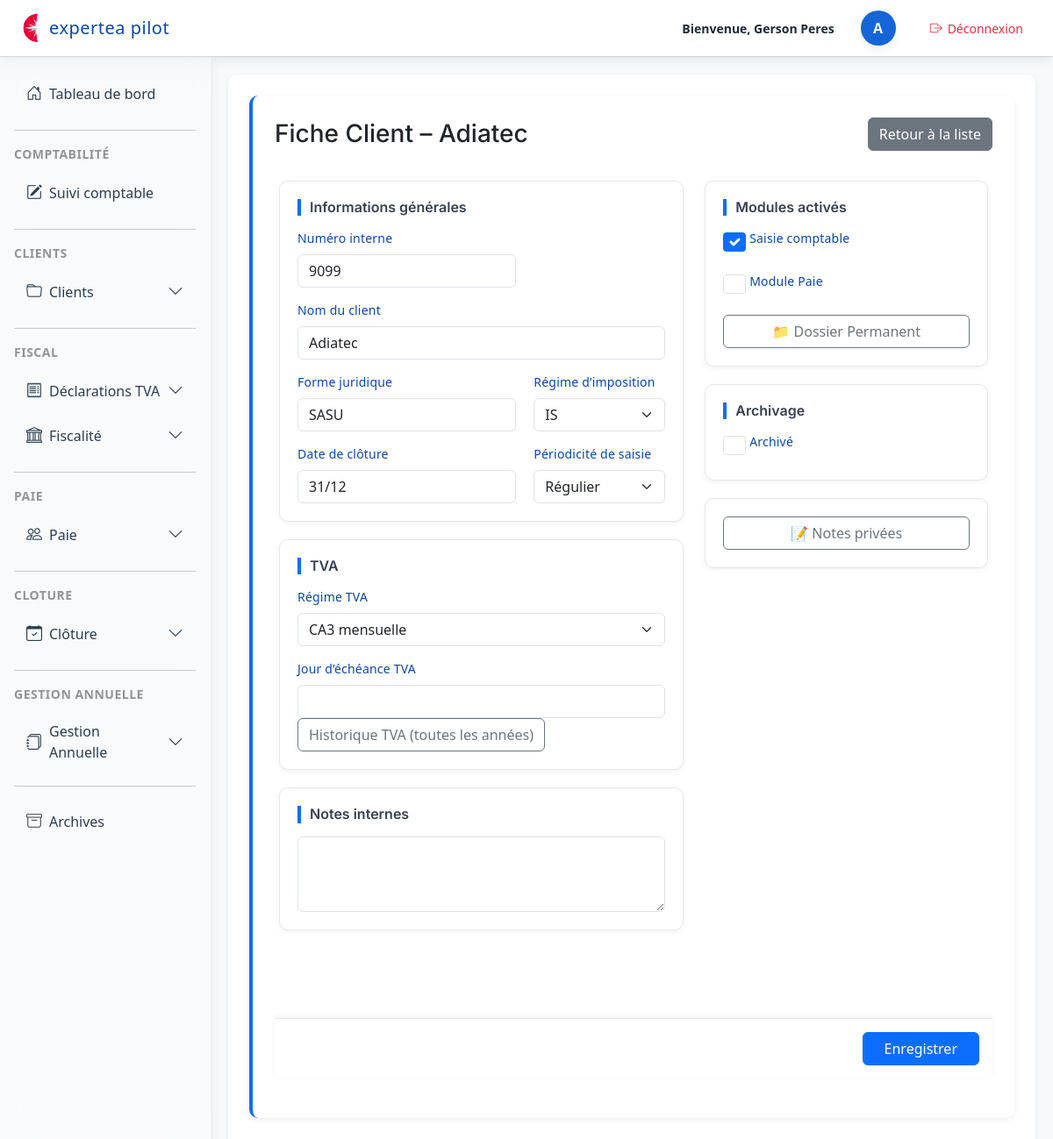
The app's page /dossiers/client/69/ (signed in) with its own data.
### dossiers/models.py (models this page shows, shortened)
class Client(models.Model):
    REGIME_IMPOSITION_CHOICES = [
        ('IS', 'IS'),
        ('IR', 'IR'),
        ("RS", "Réel simplifié"),
        ("RN", "Réel normal"),
        ("MICRO", "Micro"),
        ("IR_CRL", "IR (CRL)"),
    ]
    REGIME_TVA_CHOICES = [
        ('CA3M', 'CA3 mensuelle'),
        ('CA3T', 'CA3 trimestrielle'),
        ('CA12', 'CA12'),
        ('FRANCHISE', 'Franchise'),
        ('EXO', 'Exonéré'),
    ]
    PERIODICITE_CHOICES = [
        ('MENSUEL', 'Mensuel'),
        ('TRIMESTRIEL', 'Trimestriel'),
        ('ANNUEL', 'Annuel'),
        ('REGULIER', 'Régulier'),
    ]
    user = models.OneToOneField(
        User,
        on_delete=models.CASCADE,
        null=True,
        blank=True,
        help_text="Utilisateur associé à ce client"
    )
    numero = models.IntegerField(null=True, blank=True)
    nom = models.CharField(max_length=255)
    forme_juridique = models.CharField(max_length=50)
    regime_imposition = models.CharField(
        max_length=20,
        choices=REGIME_IMPOSITION_CHOICES,
        null=True,
        blank=True
    )
    date_cloture = models.CharField(max_length=10, blank=True, null=True)
    regime_tva = models.CharField(
        max_length=20,
        choices=REGIME_TVA_CHOICES
    )
    periodicite = models.CharField(
        max_length=20,
        choices=PERIODICITE_CHOICES,
        null=True,
        blank=True,
        verbose_name="Périodicité de la saisie",
    )
    jour_echeance_tva = models.PositiveSmallIntegerField(
        blank=True,
        null=True,
        help_text="Jour du mois pour l'échéance TVA (1 à 31)"
    )
    commentaires = models.TextField(blank=True)
    archive = models.BooleanField(default=False)
    module_saisie = models.BooleanField(default=False, verbose_name="Saisie comptable")
    module_tva = models.BooleanField(default=False)
    module_cfe = models.BooleanField(default=False, verbose_name="CFE")
    module_cvae = models.BooleanField(default=False, verbose_name="CVAE")
    module_tvs = models.BooleanField(default=False, verbose_name="TVS")
    module_cloture = models.BooleanField(default=False, verbose_name="Clôture")
    module_dividendes = models.BooleanField(default=False, verbose_name="Dividendes")
    module_social = models.BooleanField(default=False, verbose_name="Social")
    module_ir = models.BooleanField(default=False, verbose_name="IR personnel")
    module_suivi_mission = models.BooleanField(default=False, verbose_name="Suivi mission et LAB")
    module_paie = models.BooleanField(default=False, verbose_name="Module Paie")

### dossiers/views.py (the view)
# urls.py: path("client/<int:client_id>/", views.fiche_client, name="fiche_client"),
@login_required
def fiche_client(request, client_id):
    client = get_object_or_404(Client, id=client_id)
    if request.method == "POST":
        form = ClientForm(request.POST, instance=client)
        if form.is_valid():
            client = form.save(commit=False)
            client.module_paie = "module_paie" in request.POST
            client.save()
            return redirect("liste_clients")
    else:
        form = ClientForm(instance=client)
    return render(request, "clients/fiche_client.html", {
        "form": form,
        "client": client,
    })

### dossiers/templates/clients/fiche_client.html (shortened to what this page needs)
{% extends "base.html" %}
{% load static %}
{% block content %}
<section class="section">
<form method="post" id="clientForm" action="{% url 'fiche_client' client.id %}">
    <div class="d-flex justify-content-between align-items-center mb-4">
        <h3 class="m-0">Fiche Client – {{ client.nom }}</h3>
        <a href="{% url 'liste_clients' %}" class="btn btn-secondary">
            Retour à la liste
        </a>
    </div>
<div class="page-container">
    <div class="row">
        <div class="col-lg-7 col-md-12">
            <div class="form-section">
                <h5>Informations générales</h5>
                <div class="form-grid">
                    <div>
                        <label class="form-label">Numéro interne</label>
                        {{ form.numero }}
                    </div>
                    <div style="grid-column: span 2;">
                        <label class="form-label">Nom du client</label>
                        {{ form.nom }}
                    </div>
                    <div>
                        <label class="form-label">Forme juridique</label>
                        {{ form.forme_juridique }}
                    </div>
                    <div>
                        <label class="form-label">Régime d’imposition</label>
                        {{ form.regime_imposition }}
                    </div>
                    <div>
                        <label class="form-label">Date de clôture</label>
                        {{ form.date_cloture }}
                    </div>
                    <div>
                        <label class="form-label">Périodicité de saisie</label>
                        {{ form.periodicite }}
                    </div>
                </div>
            </div>
            <div class="form-section">
                <h5>TVA</h5>
                <div class="form-grid">
                    <div>
                        <label class="form-label">Régime TVA</label>
                        {{ form.regime_tva }}
                    </div>
                    <div>
                        <label class="form-label">Jour d’échéance TVA</label>
                        {{ form.jour_echeance_tva }}
                    </div>
                </div>
                <a class="btn btn-outline-secondary btn-history"
                   data-bs-toggle="collapse"
                   href="#historiqueTVA">
                    Historique TVA (toutes les années)
                </a>
            </div>
            <div class="form-section">
                <h5>Notes internes</h5>
                {{ form.commentaires }}
            </div>
        </div>
        <div class="col-lg-5 col-md-12">
<div class="form-section">
    <h5>Modules activés</h5>
    <div class="form-grid">
        <label class="form-label">{{ form.module_saisie }} Saisie comptable</label>
        <label class="form-label">{{ form.module_paie }} Module Paie</label>
    </div>
    <div class="mt-3">
        <a href="{% url 'dp_saisie' client.id %}" class="btn btn-outline-secondary w-100">
            📁 Dossier Permanent
        </a>
    </div>
</div>
            <div class="form-section">
                <h5>Archivage</h5>
                <label class="form-label">{{ form.archive }} Archivé</label>
            </div>
            <div class="form-section">
                <a href="{% url 'client_notes' client.id %}" class="btn btn-outline-secondary w-100">
                    📝 Notes privées
                </a>
            </div>
        </div>
    </div>
</div>
    <div class="page-footer-fixed">
        <button type="submit" class="btn btn-primary px-4">Enregistrer</button>
    </div>
</form>
{% endblock %}

### dossiers/templates/base.html (shortened to what this page needs)
<!DOCTYPE html>
<html lang="fr">
<head>
    {% load static %}
    <link rel="stylesheet" href="{% static 'css/base.css' %}">
    <link rel="stylesheet" href="{% static 'css/dashboard.css' %}">
    <link rel="stylesheet"
          href="https://cdn.jsdelivr.net/npm/bootstrap@5.3.0/dist/css/bootstrap.min.css">
    <link rel="stylesheet"
      href="https://cdn.jsdelivr.net/npm/bootstrap-icons@1.11.3/font/bootstrap-icons.css">
</head>
<body class="bg-light">
<header class="top-header">
    <div class="header-left">
        <img src="{% static 'img/logo.png' %}" alt="Logo" class="header-logo">
        <span class="header-title">expertea pilot</span>
    </div>
    <div class="header-right">
        <span class="welcome-text">Bienvenue, {{request.user.get_full_name }}</span>
        <div class="avatar-circle d-flex justify-content-center align-items-center"
             style="width:40px; height:40px; border-radius:50%; background:#1565d8; color:white; font-weight:600; margin-left:15px;">
            {{ user.username|first|upper }}
        </div>
<a href="{% url 'logout' %}"
   class="btn btn-sm d-flex align-items-center"
   style="margin-left: 15px; background:white; color:#dc3545; border-radius:12px;">
    <i class="bi bi-box-arrow-right" style="margin-right:6px;"></i>
    Déconnexion
</a>
    </div>
</header>
<div class="layout-container d-flex w-100">
    <div class="sidebar-column position-relative d-flex flex-column">
        <aside id="sidebar" class="sidebar p-3">
            <nav class="nav flex-column">
<a class="nav-link d-flex align-items-center gap-2 {% if request.resolver_match.url_name == 'dashboard' %}active{% endif %}"
   href="{% url 'user_space' %}">
    <i class="bi bi-house-door"></i>
    <span class="sidebar-text">Tableau de bord</span>
</a>
                <hr class="sidebar-separator my-3 opacity-25">
                <div class="sidebar-section-title text-uppercase small opacity-75 mb-2">
                    Comptabilité
                </div>
                <a class="nav-link text-white d-flex align-items-center gap-2 {% if request.resolver_match.url_name == 'liste_suivi_comptable' %}active{% endif %}"
                   href="{% url 'liste_suivi_comptable' %}">
                    <i class="bi bi-pencil-square"></i>
                    <span class="sidebar-text">Suivi comptable</span>
                </a>
                <hr class="sidebar-separator my-3 opacity-25">
                <div class="sidebar-section-title text-uppercase small opacity-75 mb-2">
                    CLIENTS
                </div>
                <div class="nav-item">
                    <a class="nav-link text-white d-flex align-items-center gap-2"
                       data-bs-toggle="collapse"
                       href="#menuCLIENTS"
                       role="button"
                       aria-expanded="false"
                       aria-controls="menuCLIENTS">
                        <i class="bi bi-folder"></i>
                        <span class="sidebar-text">Clients</span>
                        <i class="bi bi-chevron-down ms-auto small"></i>
                    </a>
                </div>
                <hr class="sidebar-separator my-3 opacity-25">
                <div class="sidebar-section-title text-uppercase small opacity-75 mb-2">
                    FISCAL
                </div>
                <div class="nav-item">
                    <a class="nav-link text-white d-flex align-items-center gap-2"
                       data-bs-toggle="collapse"
                       href="#menuTVA"
                       role="button"
                       aria-expanded="false"
                       aria-controls="menuTVA">
                        <i class="bi bi-receipt"></i>
                        <span class="sidebar-text">Déclarations TVA</span>
                        <i class="bi bi-chevron-down ms-auto small"></i>
                    </a>
                </div>
		<div class="nav-item">
		    <a class="nav-link text-white d-flex align-items-center gap-2"
		       data-bs-toggle="collapse"
		       href="#menuFISCAL"
		       role="button"
		       aria-expanded="false"
		       aria-controls="menuFISCAL">
		        <i class="bi bi-bank"></i>
		        <span class="sidebar-text">Fiscalité</span>
		        <i class="bi bi-chevron-down ms-auto small"></i>
		    </a>
</div>
		<hr class="sidebar-separator my-3 opacity-25">
		<div class="sidebar-section-title text-uppercase small opacity-75 mb-2">
		    Paie
		</div>
		<div class="nav-item">
		    <a class="nav-link text-white d-flex align-items-center gap-2"
		       data-bs-toggle="collapse"
		       href="#menuPAIE"
		       role="button"
		       aria-expanded="false"
		       aria-controls="menuPAIE">
		        <i class="bi bi-people"></i>
		        <span class="sidebar-text">Paie</span>
		        <i class="bi bi-chevron-down ms-auto small"></i>
		    </a>
    </div>
<hr class="sidebar-separator my-3 opacity-25">
<div class="sidebar-section-title text-uppercase small opacity-75 mb-2">
    CLOTURE
</div>
<div class="nav-item">
    <a class="nav-link text-white d-flex align-items-center gap-2"
       data-bs-toggle="collapse"
       href="#menuCLOTURE"
       role="button"
       aria-expanded="false"
       aria-controls="menuCLOTURE">
        <i class="bi bi-calendar-check"></i>
        <span class="sidebar-text">Clôture</span>
        <i class="bi bi-chevron-down ms-auto small"></i>
    </a>
</div>
		<hr class="sidebar-separator my-3 opacity-25">
		<div class="sidebar-section-title text-uppercase small opacity-75 mb-2">
		    Gestion Annuelle
		</div>
		<div class="nav-item">
		    <a class="nav-link text-white d-flex align-items-center gap-2"
		       data-bs-toggle="collapse"
		       href="#menuANNUEL"
		       role="button"
		       aria-expanded="false"
		       aria-controls="menuANNUEL">
		        <i class="bi bi-journals"></i>
		        <span class="sidebar-text">Gestion Annuelle</span>
		        <i class="bi bi-chevron-down ms-auto small"></i>
		    </a>
                <hr class="sidebar-separator my-3 opacity-25">
<a class="nav-link d-flex align-items-center gap-2 {% if request.resolver_match.url_name == 'archives_clients' %}active{% endif %}"
   href="{% url 'archives_clients' %}">
    <i class="bi bi-archive"></i>
    <span class="sidebar-text">Archives</span>
</a>
            </nav>
        </aside>
    </div>
    <main class="flex-grow-1 p-4">
        {% block content %}
        {% endblock %}
    </main>
</div>
</body>
</html>

### records on screen
Client: nom "Adiatec", numero "9099", forme_juridique "SASU", regime_imposition "IS", date_cloture "31/12", periodicite "Régulier", regime_tva "CA3 mensuelle", module_saisie "☑"

### other values on screen
{{ request.user.get_full_name }} "Gerson Peres"
{{ user.username|first|upper }} "A"
